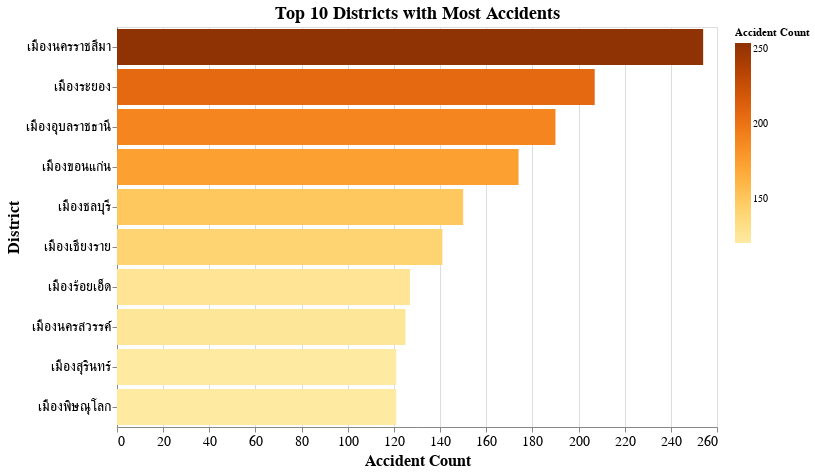

Write notebook code for a chart like this one.
### Markdown cell above
### **6. Accident Locations**
- **Purpose:** To analyze the frequency of accidents by district (acc_district) or province (province_of_death).
- **Visualization:** Bar Plot.
- **Insights:** Identify high-risk locations.

### Code cell
import altair as alt

# Check if the 'acc_district' column exists and is not empty
if 'acc_district' in df.columns and not df['acc_district'].isnull().all():
    # Prepare data: Get the top 10 districts with the most accidents
    district_counts = df['acc_district'].value_counts().head(10).reset_index()
    district_counts.columns = ['district', 'count']  # Rename columns for clarity

    # Create Horizontal Bar Plot with Gradient Color using Altair
    chart = alt.Chart(district_counts).mark_bar().encode(
        x=alt.X('count', 
                title='Accident Count', 
                axis=alt.Axis(labelFontSize=14, titleFontSize=16)),  # Font size for labels and title
        y=alt.Y('district', 
                sort='-x', 
                title='District', 
                axis=alt.Axis(labelFontSize=14, titleFontSize=16)),  # Font size for labels and title
        color=alt.Color('count', scale=alt.Scale(scheme='yelloworangebrown'), title='Accident Count')  # Valid scheme
    ).properties(
        title=alt.TitleParams(
            text='Top 10 Districts with Most Accidents', 
            fontSize=18),  # Font size for chart title
        width=600,   # Updated width
        height=400   # Updated height
    )

    # Show the plot
    chart.display()
else:
    print("The 'acc_district' column does not exist or contains no valid data.")

### Figure 1 — Vega-Lite specification as saved in the notebook (floating-point values rounded to 4 significant figures)
{"config": {"view": {"continuousWidth": 300, "continuousHeight": 300}}, "data": {"name": "data-9a421ae45747803d9f8a108dfb43040c"}, "mark": {"type": "bar"}, "encoding": {"color": {"field": "count", "scale": {"scheme": "yelloworangebrown"}, "title": "Accident Count", "type": "quantitative"}, "x": {"axis": {"labelFontSize": 14, "titleFontSize": 16}, "field": "count", "title": "Accident Count", "type": "quantitative"}, "y": {"axis": {"labelFontSize": 14, "titleFontSize": 16}, "field": "district", "sort": "-x", "title": "District", "type": "nominal"}}, "height": 400, "title": {"text": "Top 10 Districts with Most Accidents", "fontSize": 18}, "width": 600, "$schema": "https://vega.github.io/schema/vega-lite/v5.20.1.json", "datasets": {"data-9a421ae45747803d9f8a108dfb43040c": [{"district": "เมืองนครราชสีมา", "count": 254}, {"district": "เมืองระยอง", "count": 207}, {"district": "เมืองอุบลราชธานี", "count": 190}, {"district": "เมืองขอนแก่น", "count": 174}, {"district": "เมืองชลบุรี", "count": 150}, {"district": "เมืองเชียงราย", "count": 141}, {"district": "เมืองร้อยเอ็ด", "count": 127}, {"district": "เมืองนครสวรรค์", "count": 125}, {"district": "เมืองสุรินทร์", "count": 121}, {"district": "เมืองพิษณุโลก", "count": 121}]}}
